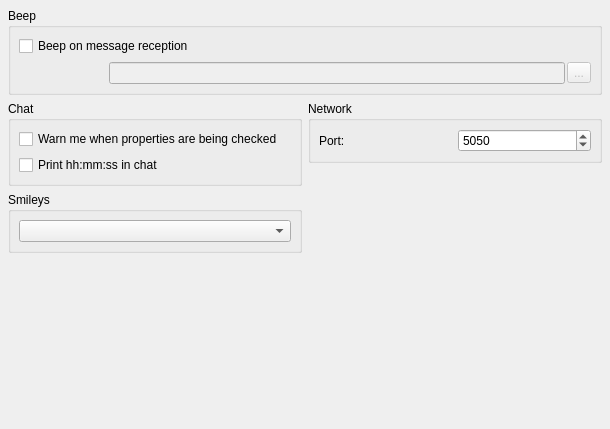
<ui version="4.0" >
 <author></author>
 <comment></comment>
 <exportmacro></exportmacro>
 <class>RzxChatPropUI</class>
 <widget class="QWidget" name="RzxChatPropUI" >
  <property name="geometry" >
   <rect>
    <x>0</x>
    <y>0</y>
    <width>610</width>
    <height>429</height>
   </rect>
  </property>
  <property name="windowTitle" >
   <string>Form</string>
  </property>
  <layout class="QGridLayout" >
   <property name="margin" >
    <number>8</number>
   </property>
   <property name="spacing" >
    <number>6</number>
   </property>
   <item rowspan="2" row="1" column="0" >
    <widget class="QGroupBox" name="groupChat" >
     <property name="title" >
      <string>Chat</string>
     </property>
     <layout class="QGridLayout" >
      <property name="margin" >
       <number>8</number>
      </property>
      <property name="spacing" >
       <number>6</number>
      </property>
      <item row="1" column="0" >
       <widget class="QCheckBox" name="cbPrintTime" >
        <property name="text" >
         <string>Print hh:mm:ss in chat</string>
        </property>
       </widget>
      </item>
      <item row="0" column="0" >
       <widget class="QCheckBox" name="cbPropertiesWarning" >
        <property name="whatsThis" >
         <string>&lt;h3>warning&lt;/h3>&lt;p>If you check this you will receive an notification each time somebody check you properties&lt;/p>&lt;p>&lt;b>Warning :&lt;/b> in some cases, this option can be used to spam you with notification windows&lt;/p></string>
        </property>
        <property name="text" >
         <string>Warn me when properties are being checked</string>
        </property>
       </widget>
      </item>
     </layout>
    </widget>
   </item>
   <item row="0" column="0" colspan="2" >
    <widget class="QGroupBox" name="groupBeep" >
     <property name="title" >
      <string>Beep</string>
     </property>
     <layout class="QGridLayout" >
      <property name="margin" >
       <number>8</number>
      </property>
      <property name="spacing" >
       <number>6</number>
      </property>
      <item row="0" column="0" >
       <widget class="QCheckBox" name="chkBeep" >
        <property name="whatsThis" >
         <string>&lt;h3>Beep on message&lt;/h3>&lt;p>Check this if you want qRezix to play a sound when you receive en message&lt;/p></string>
        </property>
        <property name="text" >
         <string>Beep on message reception</string>
        </property>
       </widget>
      </item>
      <item row="1" column="0" >
       <layout class="QHBoxLayout" >
        <property name="margin" >
         <number>0</number>
        </property>
        <property name="spacing" >
         <number>2</number>
        </property>
        <item>
         <spacer>
          <property name="orientation" >
           <enum>Qt::Horizontal</enum>
          </property>
          <property name="sizeType" >
           <enum>QSizePolicy::Preferred</enum>
          </property>
          <property name="sizeHint" >
           <size>
            <width>90</width>
            <height>10</height>
           </size>
          </property>
         </spacer>
        </item>
        <item>
         <widget class="QLineEdit" name="beepSound" >
          <property name="enabled" >
           <bool>false</bool>
          </property>
          <property name="whatsThis" >
           <string>&lt;h3>Beep on message&lt;/h3>&lt;p>Select the sound to play when you receive a new message&lt;/p></string>
          </property>
         </widget>
        </item>
        <item>
         <widget class="QToolButton" name="btnBeepBrowse" >
          <property name="enabled" >
           <bool>false</bool>
          </property>
          <property name="text" >
           <string>...</string>
          </property>
          <property name="autoRaise" >
           <bool>false</bool>
          </property>
         </widget>
        </item>
       </layout>
      </item>
     </layout>
    </widget>
   </item>
   <item row="1" column="1" >
    <widget class="QGroupBox" name="groupNetwork" >
     <property name="title" >
      <string>Network</string>
     </property>
     <layout class="QGridLayout" >
      <property name="margin" >
       <number>8</number>
      </property>
      <property name="spacing" >
       <number>6</number>
      </property>
      <item row="0" column="1" >
       <widget class="QSpinBox" name="chat_port" >
        <property name="toolTip" >
         <string>&lt;h3>Peer2peer port&lt;/h3>&lt;p>Define the port of the chat&lt;/p>&lt;p>You shouldn't have to modify this value&lt;/p></string>
        </property>
        <property name="maximum" >
         <number>32768</number>
        </property>
        <property name="value" >
         <number>5050</number>
        </property>
       </widget>
      </item>
      <item row="0" column="0" >
       <widget class="QLabel" name="lblServerport" >
        <property name="text" >
         <string>Port:</string>
        </property>
        <property name="textFormat" >
         <enum>Qt::PlainText</enum>
        </property>
        <property name="buddy" >
         <cstring>chat_port</cstring>
        </property>
       </widget>
      </item>
     </layout>
    </widget>
   </item>
   <item row="4" column="0" >
    <spacer>
     <property name="orientation" >
      <enum>Qt::Vertical</enum>
     </property>
     <property name="sizeHint" >
      <size>
       <width>221</width>
       <height>198</height>
      </size>
     </property>
    </spacer>
   </item>
   <item row="3" column="0" >
    <widget class="QGroupBox" name="groupBox" >
     <property name="title" >
      <string>Smileys</string>
     </property>
     <layout class="QGridLayout" >
      <property name="margin" >
       <number>8</number>
      </property>
      <property name="spacing" >
       <number>6</number>
      </property>
      <item row="0" column="0" >
       <widget class="QComboBox" name="smileyCombo" />
      </item>
     </layout>
    </widget>
   </item>
   <item rowspan="3" row="2" column="1" >
    <spacer>
     <property name="orientation" >
      <enum>Qt::Vertical</enum>
     </property>
     <property name="sizeHint" >
      <size>
       <width>20</width>
       <height>221</height>
      </size>
     </property>
    </spacer>
   </item>
  </layout>
 </widget>
 <pixmapfunction></pixmapfunction>
 <tabstops>
  <tabstop>cbPropertiesWarning</tabstop>
  <tabstop>cbPrintTime</tabstop>
  <tabstop>chkBeep</tabstop>
  <tabstop>beepSound</tabstop>
  <tabstop>btnBeepBrowse</tabstop>
 </tabstops>
 <resources/>
 <connections>
  <connection>
   <sender>chkBeep</sender>
   <signal>toggled(bool)</signal>
   <receiver>beepSound</receiver>
   <slot>setEnabled(bool)</slot>
   <hints>
    <hint type="sourcelabel" >
     <x>150</x>
     <y>61</y>
    </hint>
    <hint type="destinationlabel" >
     <x>339</x>
     <y>93</y>
    </hint>
   </hints>
  </connection>
  <connection>
   <sender>chkBeep</sender>
   <signal>toggled(bool)</signal>
   <receiver>btnBeepBrowse</receiver>
   <slot>setEnabled(bool)</slot>
   <hints>
    <hint type="sourcelabel" >
     <x>317</x>
     <y>61</y>
    </hint>
    <hint type="destinationlabel" >
     <x>588</x>
     <y>94</y>
    </hint>
   </hints>
  </connection>
 </connections>
</ui>
